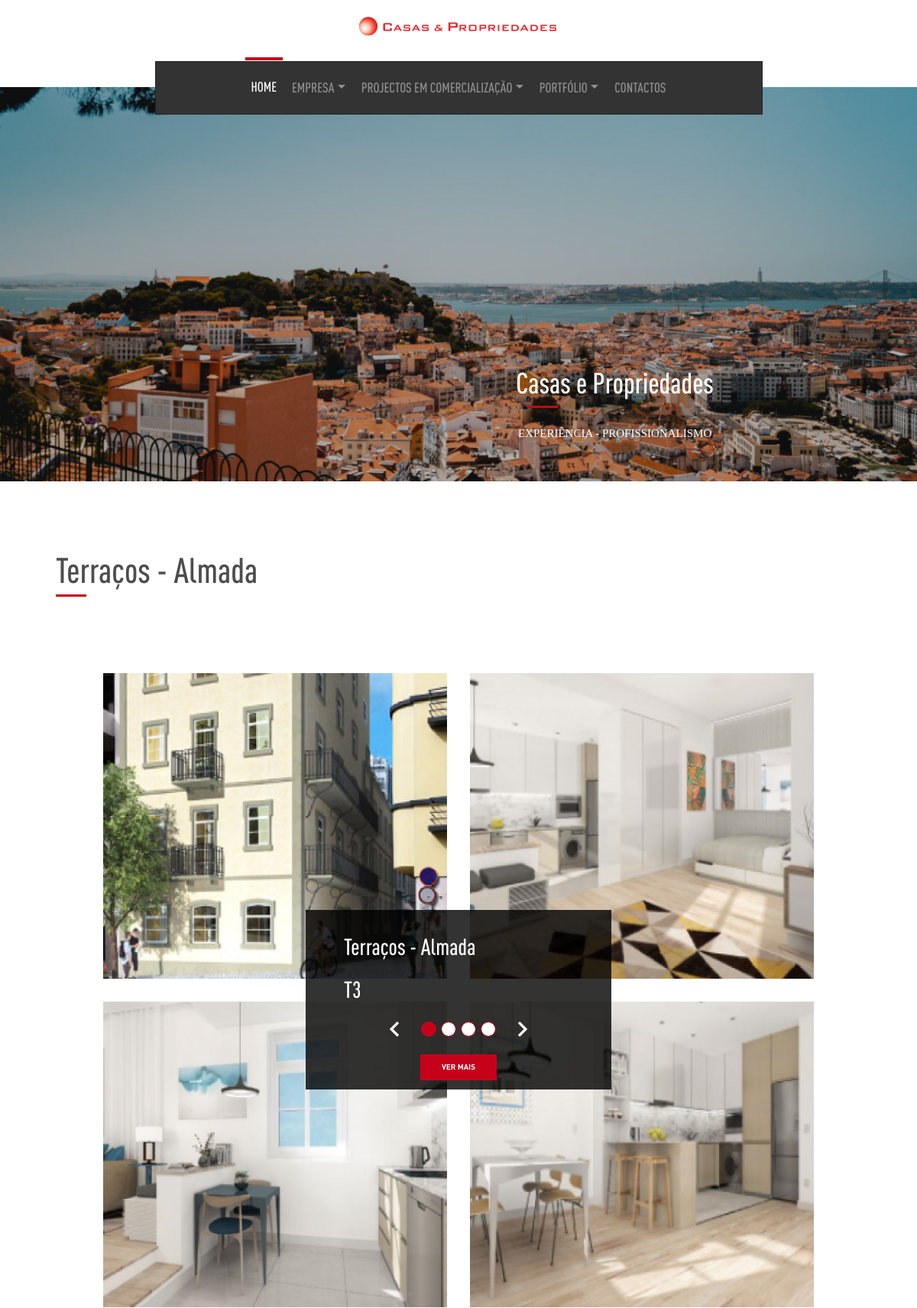
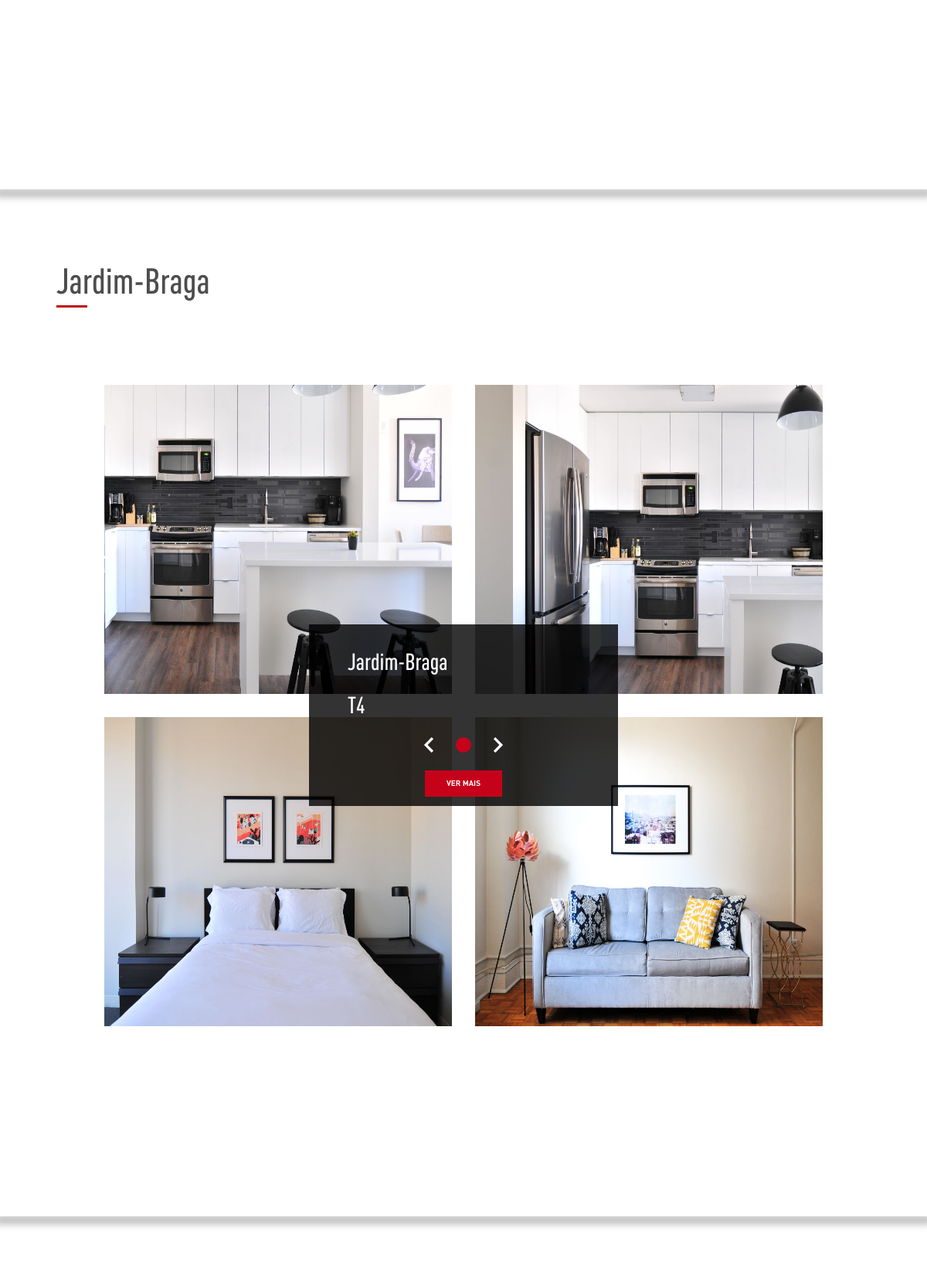
The page / (upper part) on the database its author committed (2 pictures, top to bottom).
### tables this page shows
CREATE TABLE `carousel` (
  `id` int(11) NOT NULL,
  `imagem` varchar(1000) NOT NULL,
  `titulo` varchar(100) NOT NULL,
  `texto` varchar(500) NOT NULL
);

CREATE TABLE `predios` (
  `id` int(11) NOT NULL,
  `tipo` varchar(100) NOT NULL,
  `id_projecto` int(11) NOT NULL,
  `imagens` blob NOT NULL,
  `mostrar` tinyint(1) DEFAULT 0,
  `area` int(11) NOT NULL,
  `estado` varchar(200) NOT NULL,
  `valor` double(9,2) NOT NULL
);

CREATE TABLE `projectos` (
  `id` int(11) NOT NULL,
  `nome` varchar(500) NOT NULL,
  `acabamentos` text NOT NULL,
  `planta` text NOT NULL
);

### index.php (called while the page is built)
<?php
$current_menu = "home";
require "components/header.php";
require "views/index_view.php";
require "components/footer.php";
?>

### helpers/_base_de_dados_helper.php (called while the page is built, shortened)
<?php
$base_dados = [
  "host" => "localhost",
  "dbname" => "casas_e_prop_bd",
  "user" => "root",
  "pass" => "",
];
$pdo = new PDO("mysql:host=$base_dados[host];dbname=$base_dados[dbname];charset=utf8mb4","$base_dados[user]","$base_dados[pass]");
function selectSql($sql){
  global $pdo;
  $consulta = $pdo->query($sql);
  $resultado = $consulta->fetchAll(PDO::FETCH_ASSOC);
  return $resultado;
}
function selectSqlUnico($sql){
  global $pdo;
  $consulta = $pdo->query($sql);
  $resultado = $consulta->fetch(PDO::FETCH_ASSOC);
  return $resultado;
}
?>

### helpers/carousel_helper.php (called while the page is built)
<?php
function getCarousel(){
  $resultado = selectSql("SELECT * FROM carousel");
  return $resultado;
}
?>

### helpers/predio_helper.php (called while the page is built, shortened)
<?php
function getTodosPrediosHome(){
  $resultado = selectSql("SELECT * FROM predios WHERE mostrar=1");
  return $resultado;
}
function getImagensPagina($id, $pagina){
  $elementos_por_pagina = 4;
  $total = getTotalImagens($id);
  $resultado = selectSqlUnico("SELECT imagens FROM predios WHERE id=$id");
  $imagens = json_decode($resultado["imagens"]);
  return array_slice($imagens, (($pagina-1) * $elementos_por_pagina), $elementos_por_pagina);
}
function getTotalImagens($id){
  $resultado = selectSqlUnico("SELECT imagens FROM predios WHERE id=$id");
  $imagens = json_decode($resultado["imagens"]);
  return count($imagens);
}
?>

### helpers/projecto_helper.php (called while the page is built, shortened)
<?php
function getProjetoEspecifico($id){
  $resultado = selectSqlUnico("SELECT * FROM projectos WHERE id=$id LIMIT 1");
  return $resultado;
}
?>

### views/index_view.php (the view, shortened to what this page needs)
<?php
$predios = getTodosPrediosHome();
?>
  <main class="container-fluid pt-5 px-0">
    <?php foreach($predios as $i => $p): ?>
      <?php
        $pai = getProjetoEspecifico($p["id_projecto"]);
        $imagens = json_decode($p["imagens"]);
      ?>
      <div class="row title">
        <div class="col-6">
          <h1><?= $pai["nome"] ?></h1>
          <div class="red-separator"></div>
        </div>
      </div>
      <div class="row carousel-margin">
        <div class="col-12 m-auto px-0">
          <div id="carousel<?= $p["id"] ?>" class="carousel slide">
            <?php
              $total_paginas = ceil(count($imagens) / 4);
            ?>
            <div class="carousel-inner">
              <?php for($j=0; $j<$total_paginas; $j++): ?>
                <div class="carousel-item <?= ($j == 0) ? "active" : "" ?>">
                  <div class="carousel-imgs">
                    <?php $ip = getImagensPagina($p["id"], $j+1) ?>
                    <?php foreach($ip as $foto): ?>
                      <div><img src="<?= $foto ?>" alt="<?= $foto ?>" class="d-block"></div>
                    <?php endforeach ?>
                  </div>
                </div>
              <?php endfor ?>
            </div>
            <div class="carousel-indicators-buttons m-auto">
              <h4><?= $pai["nome"] ?></h4>
              <h4><?= $p["tipo"] ?></h4>
              <div class="my-4 d-flex justify-content-center align-items-center  w-fit-content m-auto">
                <button class="carousel-control-prev" type="button" data-bs-target="#carousel<?= $p["id"] ?>" data-bs-slide="prev">
                  <span class="carousel-control-prev-icon" aria-hidden="true"></span>
                </button>
                <div class="carousel-indicators m-auto mx-3">
                  <?php for($j=0; $j<$total_paginas; $j++): ?>
                    <button
                    type="button"
                    data-bs-target="#carousel<?= $p["id"] ?>"
                    data-bs-slide-to="<?= $j ?>"
                    class="<?= ($j == 0) ? "active" : "" ?>"
                    aria-label="Slide <?= $j+1 ?>">
                    </button>
                  <?php endfor ?>
                </div>
                <button class="carousel-control-next" type="button" data-bs-target="#carousel<?= $p["id"] ?>" data-bs-slide="next">
                  <span class="carousel-control-next-icon" aria-hidden="true"></span>
                </button>
              </div>
              <br>
              <div class="see-more">
                <a href="#">
                  <button class="see-more">Ver Mais</button>
                </a>
              </div>
            </div>
          </div>
        </div>
        </div>
      <?php if($i < count($predios)-1): ?>
      <div class="row pb-5">
        <div class="col-12 px-0">
          <div class="separator"></div>
        </div>
      </div>
      <?php endif ?>
    <?php endforeach ?>
  </main>

### components/header.php (shortened to what this page needs)
<?php
  $carousel = getCarousel();
?>
<!DOCTYPE html>
<html lang="pt">
<head>
  <link href="https://cdn.jsdelivr.net/npm/bootstrap@5.3.3/dist/css/bootstrap.min.css" rel="stylesheet">
  <link rel="stylesheet" href="public/fonts/din_pro/stylesheet.css">
  <link rel="stylesheet" href="public/fonts/montserrat/stylesheet.css">
  <link rel="stylesheet" href="public/fonts/open_sans/stylesheet.css">
  <link rel="stylesheet" href="public/css/style.css">
</head>
<body>
  <header class="container-fluid">
    <div class="row">
      <div class="col-12 text-center logo_nav">
        <img src="public/img/extras/logo.svg" alt="logo" id="logotipo">
      </div>
    </div>
    <div class="row">
      <div class="col-12 text-center px-0 ">
        <nav class="navbar navbar-expand-md border border-dark m-auto nav-desktop">
          <div class="container-fluid">
            <div class="collapse navbar-collapse" id="navbarNavDropdown">
              <ul class="navbar-nav m-auto">
                <li class="nav-item">
                  <a class="nav-link <?= ($current_menu == "home") ? "active" : "" ?>" aria-current="page" href="index.php">HOME</a>
                </li>
                <li class="nav-item dropdown">
                  <a class="nav-link <?= ($current_menu == "empresa") ? "active" : "" ?> dropdown-toggle" id="empresa" role="button" data-bs-toggle="dropdown" aria-expanded="false">
                    EMPRESA
                  </a>
                </li>
                <li class="nav-item dropdown">
                  <a class="nav-link <?= ($current_menu == "projectos") ? "active" : "" ?> dropdown-toggle" href="#" role="button" data-bs-toggle="dropdown" aria-expanded="false">
                    PROJECTOS EM COMERCIALIZAÇÃO
                  </a>
                </li>
                <li class="nav-item dropdown">
                  <a class="nav-link <?= ($current_menu == "portfolio") ? "active" : "" ?> dropdown-toggle" href="#" role="button" data-bs-toggle="dropdown" aria-expanded="false">
                    PORTFÓLIO
                  </a>
                </li>
                <li class="nav-item">
                  <a class="nav-link <?= ($current_menu == "contactos") ? "active" : "" ?>" href="contactos.php">CONTACTOS</a>
                </li>
              </ul>
            </div>
          </div>
        </nav>
      </div>
    </div>
    <div class="row">
      <div class="col-12 text-center px-0 header-image">
        <div id="carouselExampleAutoplaying" class="carousel slide" data-bs-ride="carousel">
          <div class="carousel-inner">
            <?php foreach($carousel as $i => $c): ?>
              <div class="carousel-item carousel-item <?= ($i == 0) ? "active" : "" ?>">
                <img src="<?= $c["imagem"] ?>" class="d-block w-100" alt="...">
                <div class="carousel-caption d-flex justify-content-end header-image-caption">
                  <div>
                    <h1><?= $c["titulo"] ?></h1>
                    <div class="red-separator-c"></div>
                    <br>
                    <h4><?= $c["texto"] ?></h4>
                  </div>
                </div>
              </div>
            <?php endforeach?>
          </div>
        </div>
      </div>
    </div>
  </header>

### public/css/style.css (style rules this page uses)
:root { --cinza: rgb(77, 77, 77); --cinza-escuro: rgb(51, 51, 51); --cinza-claro: rgb(102, 102, 102); --cinza-contactos: rgb(241, 241, 241); --vermelho: rgb(198, 2, 26); --branco: rgb(255, 255, 255); --preto: rgb(0, 0, 0); }
body { margin: 0px auto; max-width: 1280px; min-width: 360px; }
.w-fit-content { width: fit-content; }
.red-separator { background-color: rgb(194, 11, 11); width: 40px; height: 3px; margin: 5px 0px 0px 73px; }
.red-separator-c { background-color: rgb(194, 11, 11); width: 40px; height: 3px; margin: -15px 0px 0px 15px; }
header #logotipo { max-width: 280px; margin: 15px 0px 25px 0px; }
header .nav-desktop { background-color: var(--cinza-escuro); height: 70px; width: 795px; z-index: 1; }
header nav .nav-item .nav-link { font-family: 'DIN-cond-med'; font-size: 18px; color: rgba(255, 255, 255, 0.45); padding-top: 21px; position: relative; bottom: 9px; border-top: 5px solid transparent; margin: 0px 2px 0px 2px; }
.dropdown-toggle::after { margin: 1px; }
.navbar-nav .nav-link.active, .navbar-nav .nav-link.show { color: var(--branco); }
.navbar-nav .nav-link.active { border-top: 4px solid var(--vermelho); }
header .header-image { margin: auto; margin: -36px 0px 18px 0px; height: fit-content; }
header .carousel-caption { padding-right: 86px; height: 156px; flex-wrap: wrap; color: white; z-index: 1; }
header .header-image-caption div > h1 { font-family: 'DIN-cond-med'; font-size: 38px; margin-bottom: 22px; }
header .header-image-caption div > h4 { font-family: 'Montserrat'; font-size: 15px; text-transform: uppercase; }
main .title h1 { font-family: 'DIN-cond-med'; font-size: 46px; color: var(--cinza); margin: 22px 0px 0px 73px; }
.carousel-item > div { display: flex; justify-content: center; flex-wrap: wrap; margin: auto; align-items: center; gap: 30px; }
.carousel-item > .carousel-imgs > div > img { height: 400px; width: 450px; }
.carousel-indicators-buttons { background-color: rgba(0, 0, 0, 0.8); height: 235px; width: 400px; position: relative; bottom: 520px; padding: 30px 50px; }
.carousel-indicators-buttons .carousel-control-next-icon { background-image: url("../img/svg/seta-direita-branca.svg"); }
.carousel-indicators-buttons .carousel-control-prev-icon { background-image: url("../img/svg/seta-esquerda-branca.svg"); }
.carousel-control-next, .carousel-control-prev { opacity: 1; position: static; margin: auto; }
.carousel-control-next-icon, .carousel-control-prev-icon { height: 20px; }
.carousel-indicators { position: static; }
.carousel-indicators [data-bs-target] { box-sizing: border-box; border-radius: 50%; width: 20px; height: 20px; border: 1px solid var(--vermelho); opacity: 1; }
.carousel-indicators .active { background-color: var(--vermelho); border: none; }
.carousel-indicators-buttons h4 { color: white; font-family: 'DIN-cond-med'; font-size: 30px; margin-bottom: 20px; }
main .carousel-margin { margin: 100px 0px 0px 0px; }
.carousel-indicators-buttons .see-more { display: flex; justify-content: center; align-items: center; }
.carousel-indicators-buttons .see-more a { text-decoration: none; }
.see-more button { font-family: 'DIN-bold'; font-size: 10px; text-transform: uppercase; background-color: var(--vermelho); color: var(--branco); height: 34px; width: 100px; margin-top: -25px; border: none; }
main .separator { margin: 0px 0px 20px 0px; background-color: white; height: 11px; box-shadow: 0px 10px 12px -4px rgba(0, 0, 0, 1); }
.logo_nav { display: flex; align-items: center; justify-content: center; }

### rows shown on the page
carousel: imagem (picture), titulo "Casas e Propriedades", texto "EXPERIÊNCIA - PROFISSIONALISMO"
predios: id_projecto.nome "Terraços - Almada", tipo "T3"
predios: id_projecto.nome "Jardim-Braga", tipo "T4"
